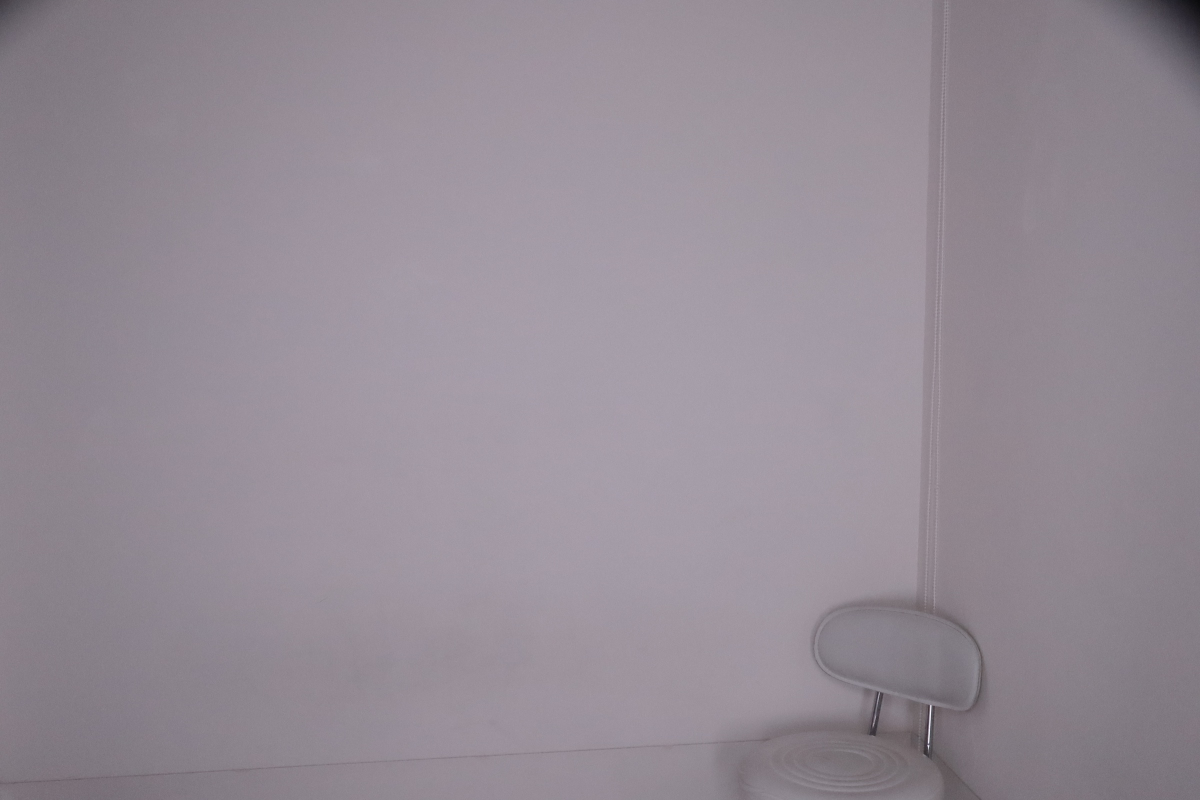
#> input picture canon_test_01.jpg, 2400 x 1600 px (shown at 1/2 size); its folder holds only this picture in this run
$ python -i effects.py   (imports and definitions only)
#> lines starting #> are read from the running program, lines starting #| are printed output that depends on the picture; after the words box and inside, x2 and y2 are one past the last pixel; in counts of white or black regions, pixels touching at a corner belong together
#> further down, picture is the input picture: shape (1600, 2400, 3); mean B, G, R 149.3, 139.9, 148.6
"""Photo effects for the filter panel: lens, lighting, face-aware and
artistic looks. CPU only (OpenCV + numpy), no GPU, no network.

Every effect takes a BGR uint8 image and returns a new BGR uint8 image of the
same size. Strengths are relative to image size, so the small preview and
the full-res print look the same.

Face-aware effects use OpenCV's YuNet detector (models/face_detection_yunet_
2023mar.onnx, ~230 KB). If the model file is missing they fall back to the
Haar cascade that ships with opencv-python.
"""

import os
import sys
import logging
import threading

import cv2
import numpy as np

LOG = logging.getLogger("effects")

EFFECT_IDS = [
    "fisheye", "convex", "vignette", "glow", "lightleak", "film", "duotone", "neon",
    "spotlight", "bigeyes", "bighead",
    "sketch", "comic", "popart", "vintage70",
]
EFFECT_LABELS = {
    "fisheye": "Fisheye", "convex": "Cembung", "vignette": "Vignette", "glow": "Glow",
    "lightleak": "Light Leak", "film": "Film", "duotone": "Duotone",
    "neon": "Neon", "spotlight": "Spotlight", "bigeyes": "Big Eyes",
    "bighead": "Big Head", "sketch": "Sketch", "comic": "Comic",
    "popart": "Pop Art", "vintage70": "Vintage 70s",
}


# ---------------------------------------------------------------- helpers
# [4 lines left out: function _app_dir, not called in this run]


def _screen(a, b):
    """Screen blend, float images in [0, 1]."""
    return 1.0 - (1.0 - a) * (1.0 - b)


def _f(img):
    return img.astype(np.float32) / 255.0


def _u8(img):
    return np.clip(img * 255.0, 0, 255).astype(np.uint8)


def _vignette_mask(h, w, amount=0.55, power=2.0):
    r = _radial(h, w)
    return (1.0 - amount * np.power(r, power))[..., None]


# [32 lines left out: functions _grain, _blur, _radial, not called in this run]


def _work_size(img, long_side):
    """Downscale for slow filters; returns (small, scale back factor)."""
#> called with long_side = 1000
    h, w = img.shape[:2]
#> h = 1600; w = 2400
    s = long_side / float(max(h, w))
#> s = 0.417
    if s >= 1.0:
        return img, None
    small = cv2.resize(img, (int(w * s), int(h * s)), interpolation=cv2.INTER_AREA)
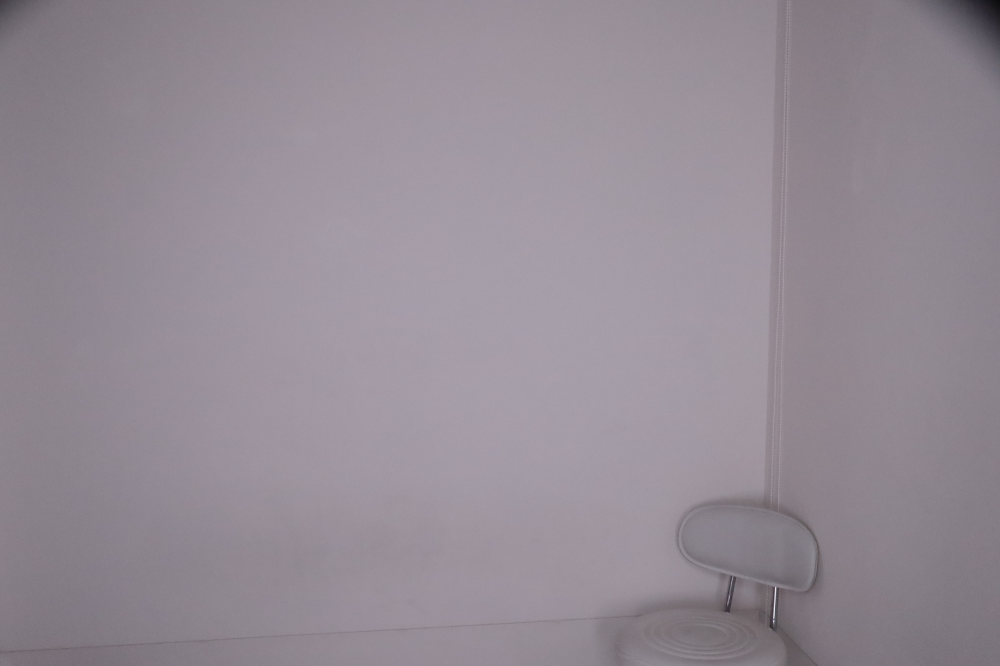
#> small: shape (666, 1000, 3); mean B, G, R 149.3, 139.9, 148.6
    return small, (w, h)


def _restore(img, size):
    if size is None:
        return img
    return cv2.resize(img, size, interpolation=cv2.INTER_CUBIC)


# ---------------------------------------------------------------- faces
_det_lock = threading.Lock()
_yunet = None
_haar = None


# [109 lines left out: functions detect_faces, _magnify, fx_fisheye, fx_convex, not called in this run]


def fx_vignette(img):
    h, w = img.shape[:2]
    return _u8(_f(img) * _vignette_mask(h, w, 0.6, 2.2))


# [113 lines left out: functions fx_glow, fx_lightleak, fx_film, fx_duotone, fx_neon, fx_spotlight and 3 more, not called in this run]


def fx_comic(img):
    small, size = _work_size(img, 1000)
#> size = (2400, 1600)
    col = small
    for _ in range(3):
        col = cv2.bilateralFilter(col, 9, 50, 7)
    lab = cv2.cvtColor(col, cv2.COLOR_BGR2LAB).astype(np.float32)
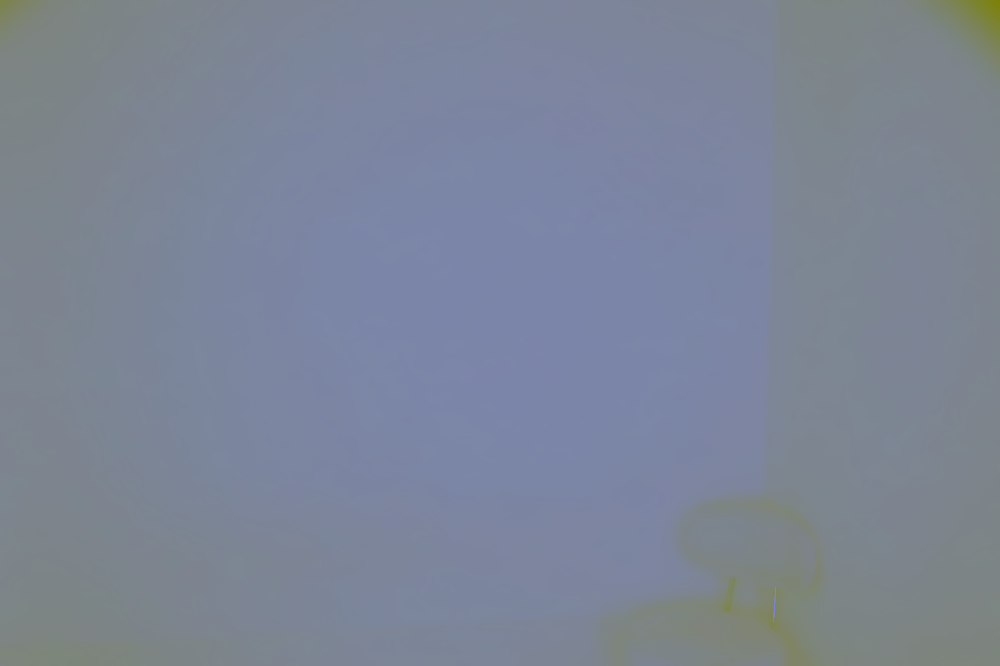
#> lab: shape (666, 1000, 3) float32; mean B, G, R 151, 133, 124.8
    levels = 5
    lab[..., 0] = (np.floor(lab[..., 0] / 256 * levels) + 0.5) * (256 / levels)
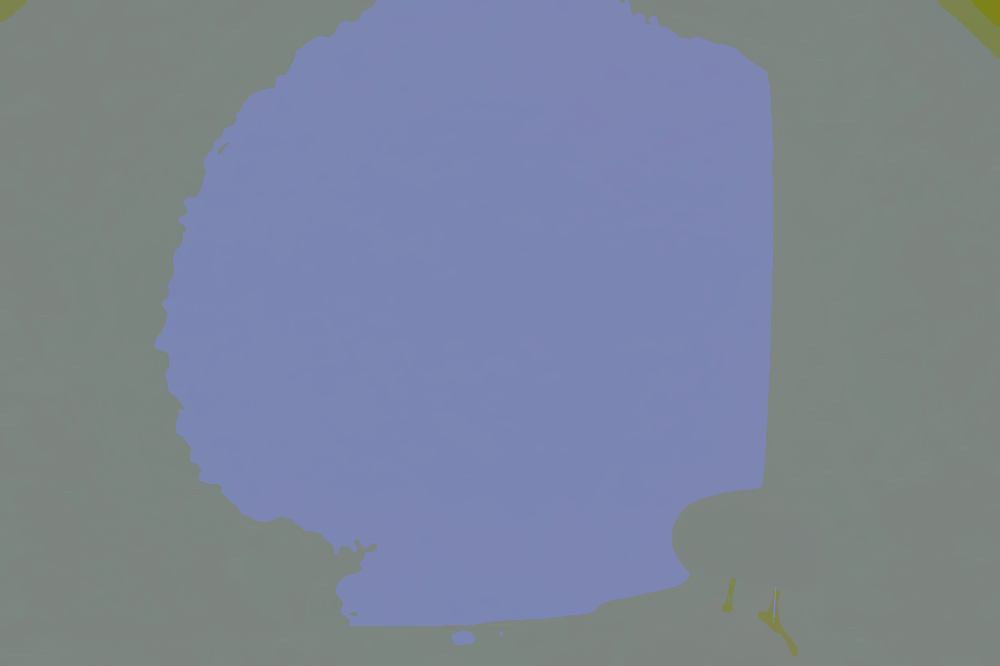
#> lab: shape (666, 1000, 3) float32; mean B, G, R 151.7, 133, 124.8
    lab[..., 1:] = 128 + (lab[..., 1:] - 128) * 1.5      # punchier colour
    col = cv2.cvtColor(np.clip(lab, 0, 255).astype(np.uint8), cv2.COLOR_LAB2BGR)
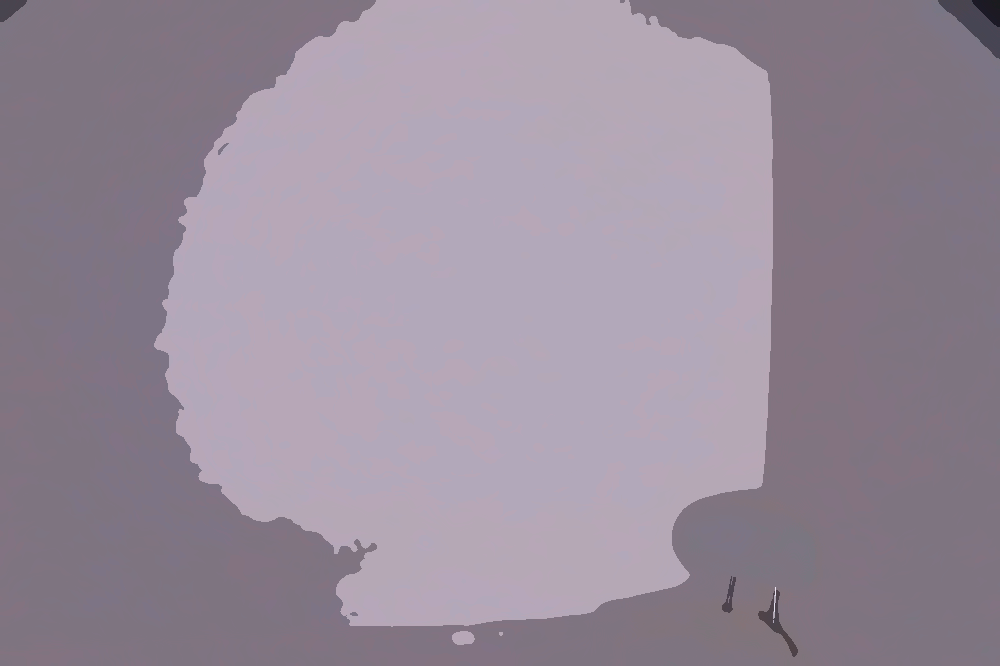
#> col: shape (666, 1000, 3); mean B, G, R 154.6, 140.1, 152
    gray = cv2.medianBlur(cv2.cvtColor(small, cv2.COLOR_BGR2GRAY), 7)
    edges = cv2.adaptiveThreshold(gray, 255, cv2.ADAPTIVE_THRESH_MEAN_C,
                                  cv2.THRESH_BINARY, 11, 5)
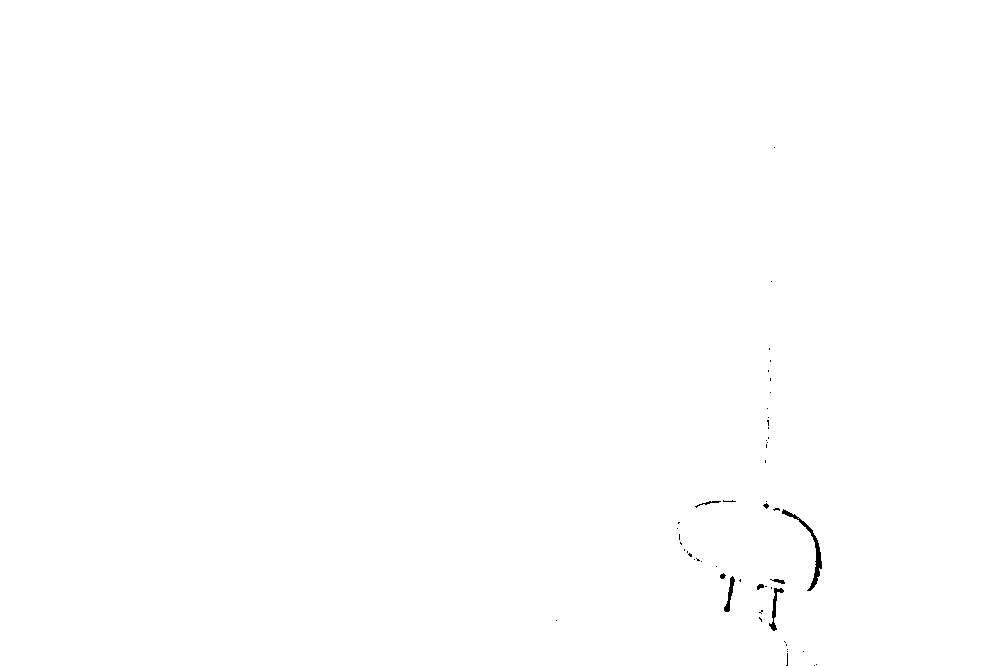
#> edges: shape (666, 1000); 99.8% white; 52 black regions (44 under 20 px), largest, box (x1, y1, x2, y2) and area: (782, 509, 822, 591) 402, (769, 588, 784, 631) 167, (724, 576, 735, 612) 143
    edges = cv2.erode(edges, np.ones((2, 2), np.uint8))   # thicker ink lines
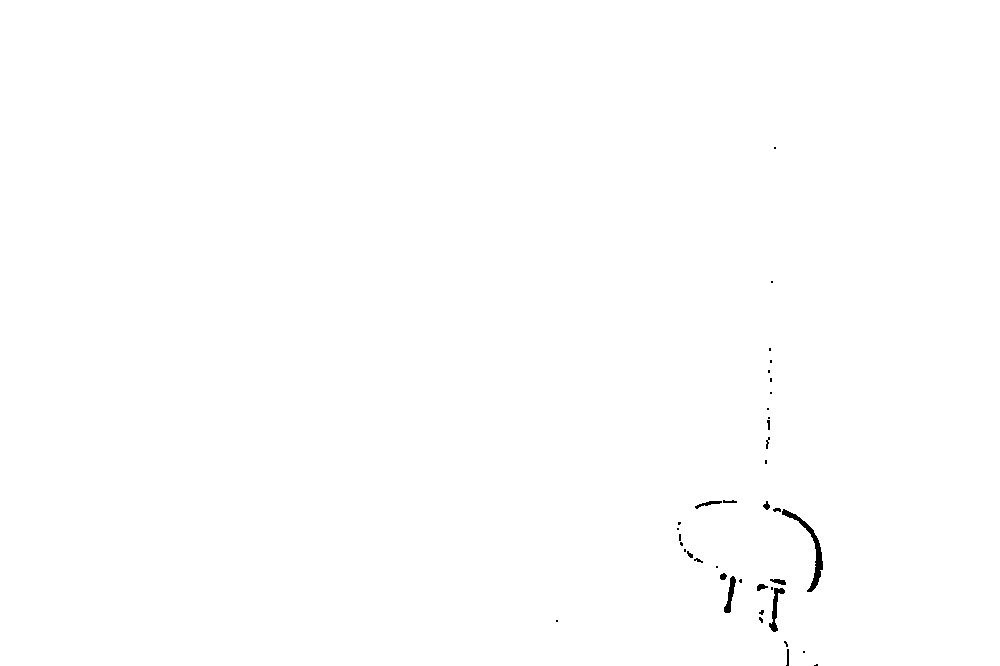
#> edges: shape (666, 1000); 99.8% white; 39 black regions (24 under 20 px), largest, box (x1, y1, x2, y2) and area: (782, 509, 823, 592) 541, (769, 588, 785, 632) 234, (724, 576, 736, 613) 191
    out = cv2.bitwise_and(col, col, mask=edges)
    return _restore(out, size)


# [35 lines left out: functions fx_popart, fx_vintage70, not called in this run]


_FX = {
    "fisheye": fx_fisheye, "convex": fx_convex, "vignette": fx_vignette, "glow": fx_glow,
    "lightleak": fx_lightleak, "film": fx_film, "duotone": fx_duotone,
    "neon": fx_neon, "spotlight": fx_spotlight, "bigeyes": fx_bigeyes,
    "bighead": fx_bighead, "sketch": fx_sketch, "comic": fx_comic,
    "popart": fx_popart, "vintage70": fx_vintage70,
}


# [9 lines left out: function apply_effect, not called in this run]

>>> import cv2
>>> picture = cv2.imread('canon_test_01.jpg')
>>> result = fx_comic(picture)
